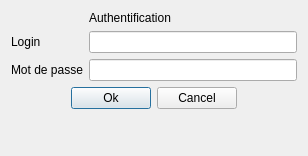
<?xml version="1.0" encoding="UTF-8"?>
<ui version="4.0">
 <class>DialogAuth</class>
 <widget class="QDialog" name="DialogAuth">
  <property name="geometry">
   <rect>
    <x>0</x>
    <y>0</y>
    <width>308</width>
    <height>156</height>
   </rect>
  </property>
  <property name="windowTitle">
   <string>Dialog</string>
  </property>
  <layout class="QFormLayout" name="formLayout">
   <item row="0" column="1">
    <widget class="QLabel" name="labelAuth">
     <property name="text">
      <string>Authentification</string>
     </property>
    </widget>
   </item>
   <item row="1" column="0">
    <widget class="QLabel" name="labelLogin">
     <property name="text">
      <string>Login</string>
     </property>
    </widget>
   </item>
   <item row="1" column="1">
    <widget class="QLineEdit" name="lineEditLogin"/>
   </item>
   <item row="2" column="0">
    <widget class="QLabel" name="labelPassword">
     <property name="text">
      <string>Mot de passe</string>
     </property>
    </widget>
   </item>
   <item row="2" column="1">
    <widget class="QLineEdit" name="lineEditPassword">
     <property name="echoMode">
      <enum>QLineEdit::Password</enum>
     </property>
    </widget>
   </item>
   <item row="3" column="0" colspan="2">
    <layout class="QHBoxLayout" name="horizontalLayout">
     <item>
      <spacer name="horizontalSpacer_2">
       <property name="orientation">
        <enum>Qt::Horizontal</enum>
       </property>
       <property name="sizeHint" stdset="0">
        <size>
         <width>40</width>
         <height>20</height>
        </size>
       </property>
      </spacer>
     </item>
     <item>
      <widget class="QPushButton" name="pushButtonValider">
       <property name="text">
        <string>Ok</string>
       </property>
      </widget>
     </item>
     <item>
      <widget class="QPushButton" name="pushButtonAnnuler">
       <property name="text">
        <string>Cancel</string>
       </property>
      </widget>
     </item>
     <item>
      <spacer name="horizontalSpacer">
       <property name="orientation">
        <enum>Qt::Horizontal</enum>
       </property>
       <property name="sizeHint" stdset="0">
        <size>
         <width>40</width>
         <height>20</height>
        </size>
       </property>
      </spacer>
     </item>
    </layout>
   </item>
  </layout>
 </widget>
 <resources/>
 <connections/>
</ui>
